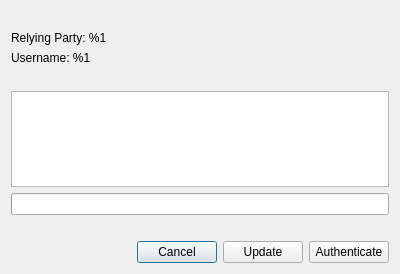
<?xml version="1.0" encoding="UTF-8"?>
<ui version="4.0">
 <class>BrowserPasskeysConfirmationDialog</class>
 <widget class="QDialog" name="BrowserPasskeysConfirmationDialog">
  <property name="geometry">
   <rect>
    <x>0</x>
    <y>0</y>
    <width>400</width>
    <height>274</height>
   </rect>
  </property>
  <property name="sizePolicy">
   <sizepolicy hsizetype="MinimumExpanding" vsizetype="Preferred">
    <horstretch>0</horstretch>
    <verstretch>0</verstretch>
   </sizepolicy>
  </property>
  <property name="windowTitle">
   <string>奈娜子密码本 - Passkey credentials</string>
  </property>
  <layout class="QVBoxLayout" name="verticalLayout">
   <item>
    <layout class="QVBoxLayout" name="verticalLayout_2">
     <item>
      <widget class="QLabel" name="firstLabel">
       <property name="font">
        <font>
         <bold>true</bold>
        </font>
       </property>
       <property name="alignment">
        <set>Qt::AlignLeading|Qt::AlignLeft|Qt::AlignTop</set>
       </property>
      </widget>
     </item>
     <item>
      <widget class="QLabel" name="relyingPartyLabel">
       <property name="text">
        <string>Relying Party: %1</string>
       </property>
       <property name="textFormat">
        <enum>Qt::PlainText</enum>
       </property>
       <property name="alignment">
        <set>Qt::AlignLeading|Qt::AlignLeft|Qt::AlignVCenter</set>
       </property>
      </widget>
     </item>
     <item>
      <widget class="QLabel" name="usernameLabel">
       <property name="text">
        <string>Username: %1</string>
       </property>
       <property name="textFormat">
        <enum>Qt::PlainText</enum>
       </property>
       <property name="alignment">
        <set>Qt::AlignLeading|Qt::AlignLeft|Qt::AlignVCenter</set>
       </property>
      </widget>
     </item>
     <item>
      <widget class="QLabel" name="secondLabel">
       <property name="font">
        <font>
         <bold>true</bold>
        </font>
       </property>
       <property name="alignment">
        <set>Qt::AlignLeading|Qt::AlignLeft|Qt::AlignTop</set>
       </property>
      </widget>
     </item>
    </layout>
   </item>
   <item>
    <widget class="QTableWidget" name="credentialsTable">
     <property name="sizePolicy">
      <sizepolicy hsizetype="Expanding" vsizetype="Expanding">
       <horstretch>0</horstretch>
       <verstretch>0</verstretch>
      </sizepolicy>
     </property>
     <property name="editTriggers">
      <set>QAbstractItemView::NoEditTriggers</set>
     </property>
     <property name="showDropIndicator" stdset="0">
      <bool>false</bool>
     </property>
     <property name="selectionMode">
      <enum>QAbstractItemView::SingleSelection</enum>
     </property>
     <property name="cornerButtonEnabled">
      <bool>false</bool>
     </property>
     <attribute name="horizontalHeaderVisible">
      <bool>false</bool>
     </attribute>
     <attribute name="verticalHeaderVisible">
      <bool>false</bool>
     </attribute>
    </widget>
   </item>
   <item>
    <widget class="QProgressBar" name="progressBar">
     <property name="value">
      <number>0</number>
     </property>
     <property name="textVisible">
      <bool>false</bool>
     </property>
    </widget>
   </item>
   <item>
    <widget class="QLabel" name="timeoutLabel"/>
   </item>
   <item>
    <layout class="QHBoxLayout" name="horizontalLayout">
     <item>
      <spacer name="horizontalSpacer">
       <property name="orientation">
        <enum>Qt::Horizontal</enum>
       </property>
       <property name="sizeHint" stdset="0">
        <size>
         <width>40</width>
         <height>20</height>
        </size>
       </property>
      </spacer>
     </item>
     <item>
      <widget class="QPushButton" name="cancelButton">
       <property name="text">
        <string>Cancel</string>
       </property>
       <property name="default">
        <bool>true</bool>
       </property>
      </widget>
     </item>
     <item>
      <widget class="QPushButton" name="updateButton">
       <property name="text">
        <string>Update</string>
       </property>
      </widget>
     </item>
     <item>
      <widget class="QPushButton" name="confirmButton">
       <property name="text">
        <string>Authenticate</string>
       </property>
      </widget>
     </item>
    </layout>
   </item>
  </layout>
 </widget>
 <resources/>
 <connections/>
</ui>
